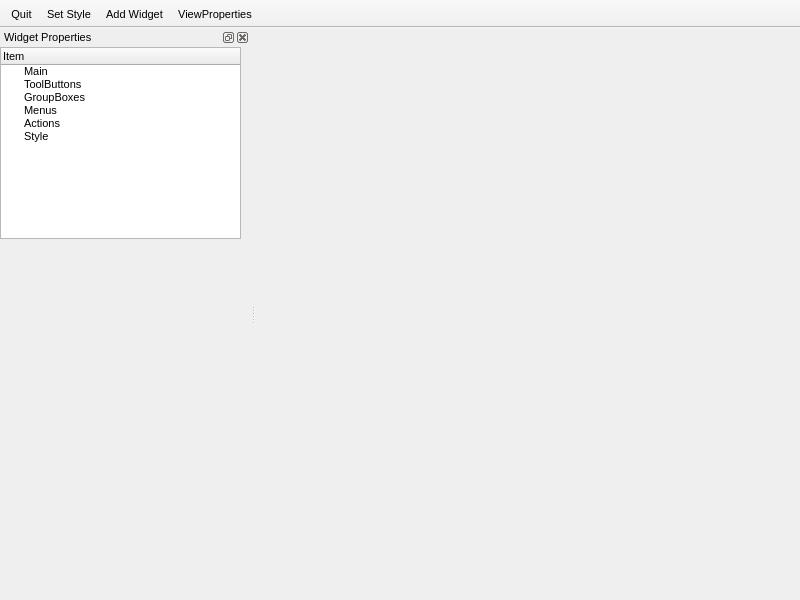
<?xml version="1.0" encoding="UTF-8"?>
<ui version="4.0">
 <class>MainWindow</class>
 <widget class="QMainWindow" name="MainWindow">
  <property name="geometry">
   <rect>
    <x>0</x>
    <y>0</y>
    <width>800</width>
    <height>600</height>
   </rect>
  </property>
  <property name="font">
   <font>
    <family>Segoe UI</family>
    <pointsize>8</pointsize>
   </font>
  </property>
  <property name="windowTitle">
   <string>MainWindow</string>
  </property>
  <property name="iconSize">
   <size>
    <width>32</width>
    <height>32</height>
   </size>
  </property>
  <property name="toolButtonStyle">
   <enum>Qt::ToolButtonTextUnderIcon</enum>
  </property>
  <widget class="QWidget" name="centralwidget"/>
  <widget class="QToolBar" name="toolBar">
   <property name="windowTitle">
    <string>toolBar</string>
   </property>
   <property name="movable">
    <bool>false</bool>
   </property>
   <property name="allowedAreas">
    <set>Qt::TopToolBarArea</set>
   </property>
   <property name="iconSize">
    <size>
     <width>32</width>
     <height>32</height>
    </size>
   </property>
   <property name="toolButtonStyle">
    <enum>Qt::ToolButtonTextUnderIcon</enum>
   </property>
   <property name="floatable">
    <bool>false</bool>
   </property>
   <attribute name="toolBarArea">
    <enum>TopToolBarArea</enum>
   </attribute>
   <attribute name="toolBarBreak">
    <bool>false</bool>
   </attribute>
   <addaction name="actionQuit"/>
   <addaction name="actionSetStyle"/>
   <addaction name="actionAddWidget"/>
   <addaction name="actionViewProperties"/>
  </widget>
  <widget class="QDockWidget" name="dockWidget">
   <property name="minimumSize">
    <size>
     <width>250</width>
     <height>200</height>
    </size>
   </property>
   <property name="windowTitle">
    <string>Widget Properties</string>
   </property>
   <attribute name="dockWidgetArea">
    <number>1</number>
   </attribute>
   <widget class="QWidget" name="dockWidgetContents">
    <widget class="QTreeWidget" name="treeWidget">
     <property name="geometry">
      <rect>
       <x>0</x>
       <y>0</y>
       <width>241</width>
       <height>192</height>
      </rect>
     </property>
     <column>
      <property name="text">
       <string>Item</string>
      </property>
     </column>
     <item>
      <property name="text">
       <string>Main</string>
      </property>
     </item>
     <item>
      <property name="text">
       <string>ToolButtons</string>
      </property>
     </item>
     <item>
      <property name="text">
       <string>GroupBoxes</string>
      </property>
     </item>
     <item>
      <property name="text">
       <string>Menus</string>
      </property>
     </item>
     <item>
      <property name="text">
       <string>Actions</string>
      </property>
     </item>
     <item>
      <property name="text">
       <string>Style</string>
      </property>
     </item>
    </widget>
   </widget>
  </widget>
  <action name="actionQuit">
   <property name="icon">
    <iconset resource="../E5Icons/e5icons.qrc">
     <normaloff>:/File/fileExit.png</normaloff>:/File/fileExit.png</iconset>
   </property>
   <property name="text">
    <string>Quit</string>
   </property>
   <property name="shortcut">
    <string>Ctrl+Q</string>
   </property>
  </action>
  <action name="actionSetStyle">
   <property name="icon">
    <iconset resource="../Icons/icons.qrc">
     <normaloff>:/Settings/display.png</normaloff>:/Settings/display.png</iconset>
   </property>
   <property name="text">
    <string>Set Style</string>
   </property>
   <property name="toolTip">
    <string>Change the current style</string>
   </property>
   <property name="shortcut">
    <string>F2</string>
   </property>
  </action>
  <action name="actionAddWidget">
   <property name="icon">
    <iconset resource="../Icons/icons.qrc">
     <normaloff>:/Edit/add.png</normaloff>:/Edit/add.png</iconset>
   </property>
   <property name="text">
    <string>Add Widget</string>
   </property>
   <property name="toolTip">
    <string>Add a new widget</string>
   </property>
   <property name="shortcut">
    <string>Ctrl+N</string>
   </property>
  </action>
  <action name="actionViewProperties">
   <property name="icon">
    <iconset resource="../E5Icons/e5icons.qrc">
     <normaloff>:/View/zoomTo.png</normaloff>:/View/zoomTo.png</iconset>
   </property>
   <property name="text">
    <string>ViewProperties</string>
   </property>
   <property name="toolTip">
    <string>Edit a widget's properties</string>
   </property>
   <property name="shortcut">
    <string>Ctrl+E</string>
   </property>
  </action>
 </widget>
 <resources>
  <include location="../E5Icons/e5icons.qrc"/>
  <include location="../Icons/icons.qrc"/>
 </resources>
 <connections/>
</ui>
